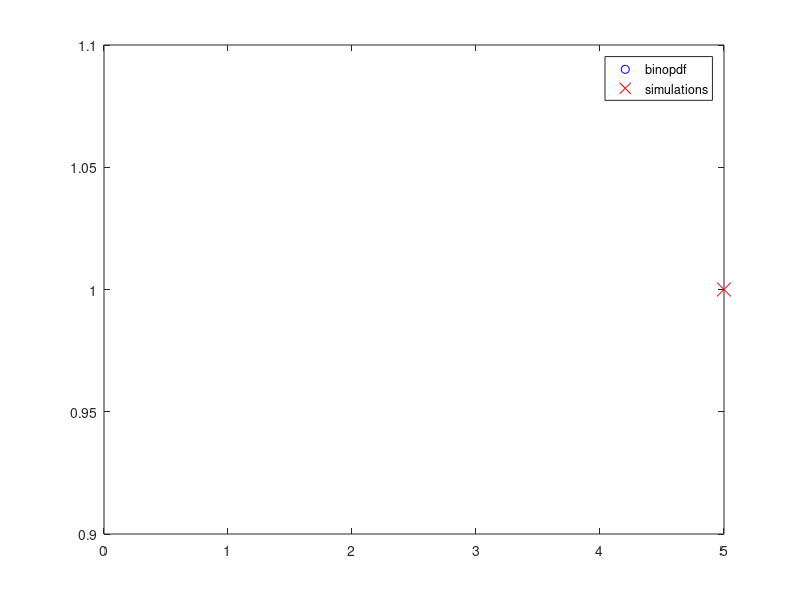

MATLAB code for this plot:
%Binomial
clear ALL;
p=input('probability of succes(0,1) = ');
n=input('number of trials = ');
U=rand(n,1);
N=input('Number of simulations = ');
for i=1:N
    U=rand(n,1);        %a bino is the sum of n independent Bern(p)
    X(i)=sum(U<p);
end
U_X=unique(X);
n_X=hist(X,length(U_X))
relative_freq=n_X/N

[U_X;relative_freq]

xpdf=0:n;
ypdf=binopdf(xpdf,n,p);
clf;
plot(xpdf,ypdf,'bo', U_X,relative_freq,'rx','MarkerSize',10);
legend('binopdf','simulations');
